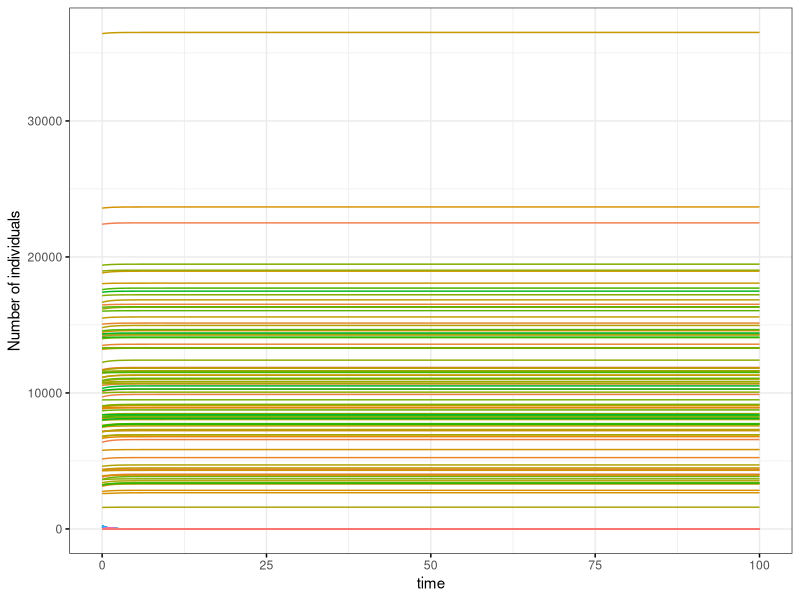
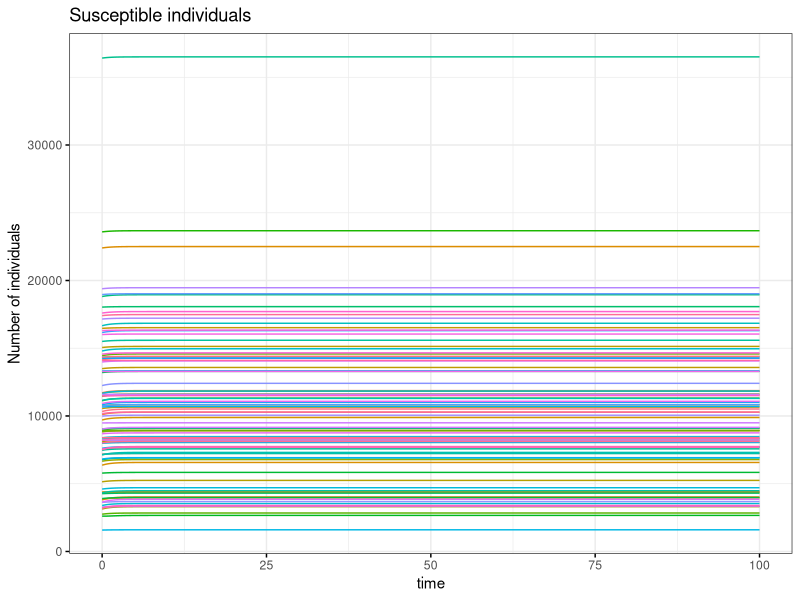
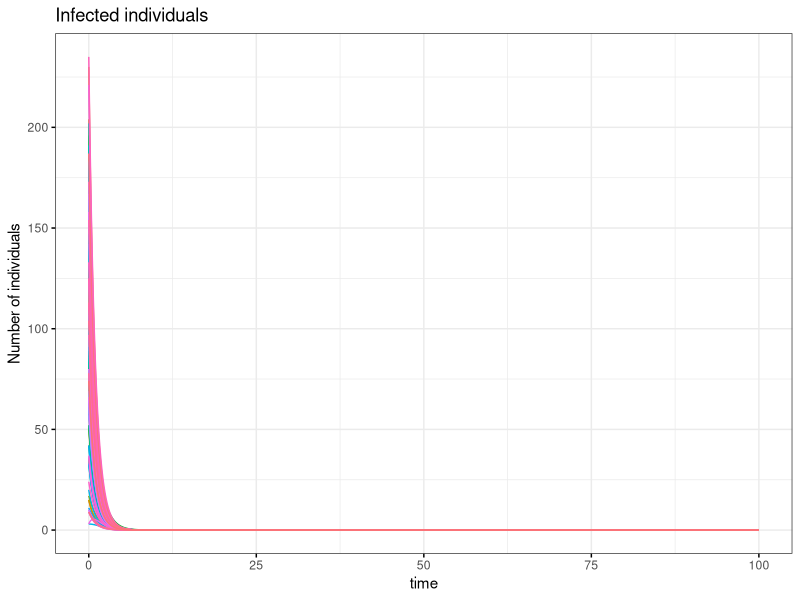
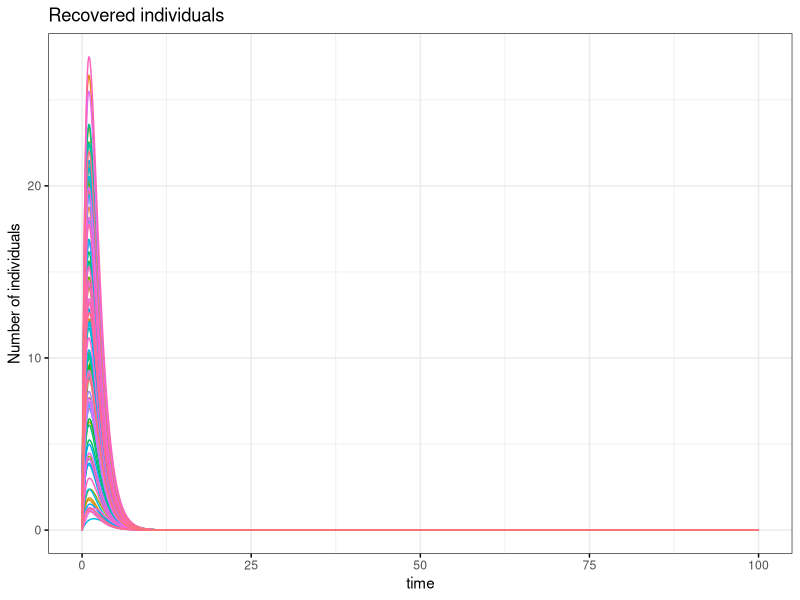
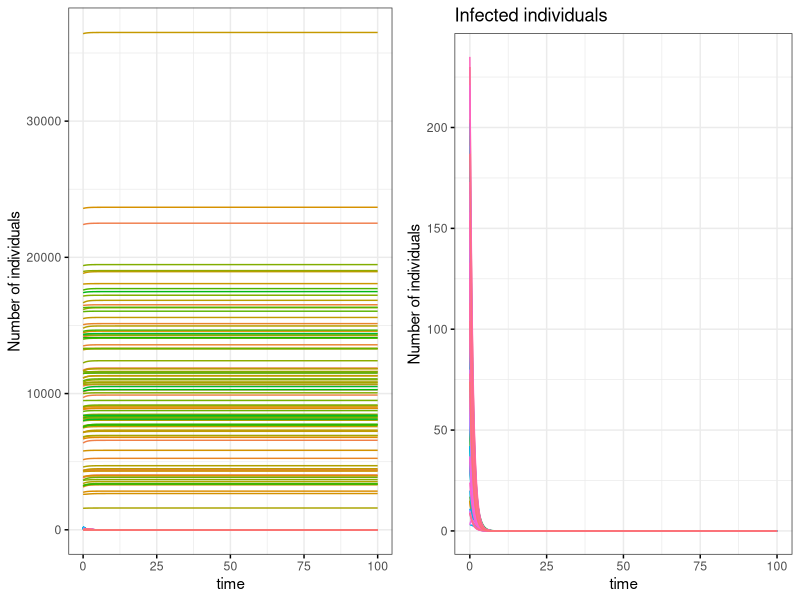
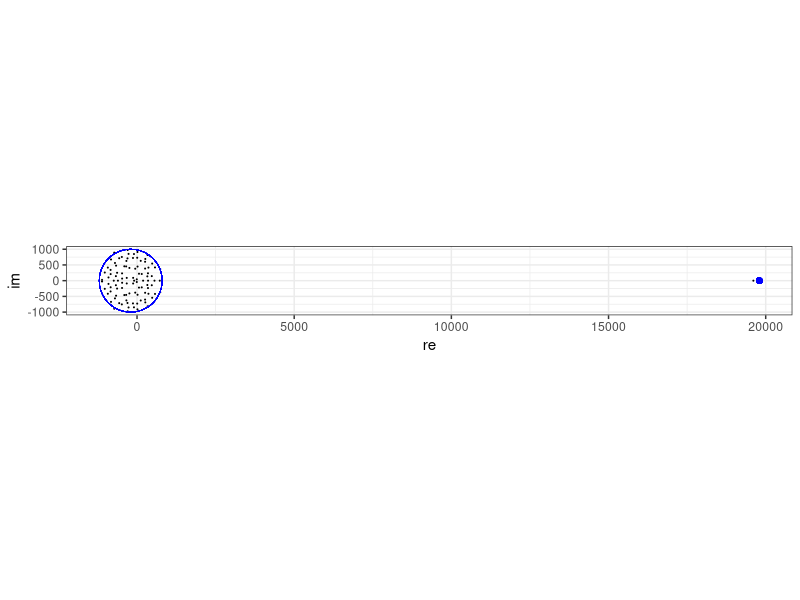
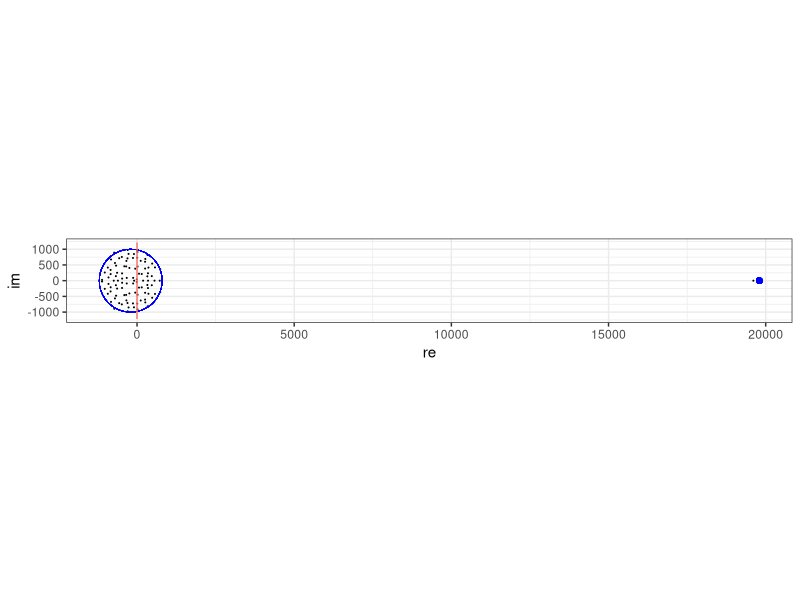
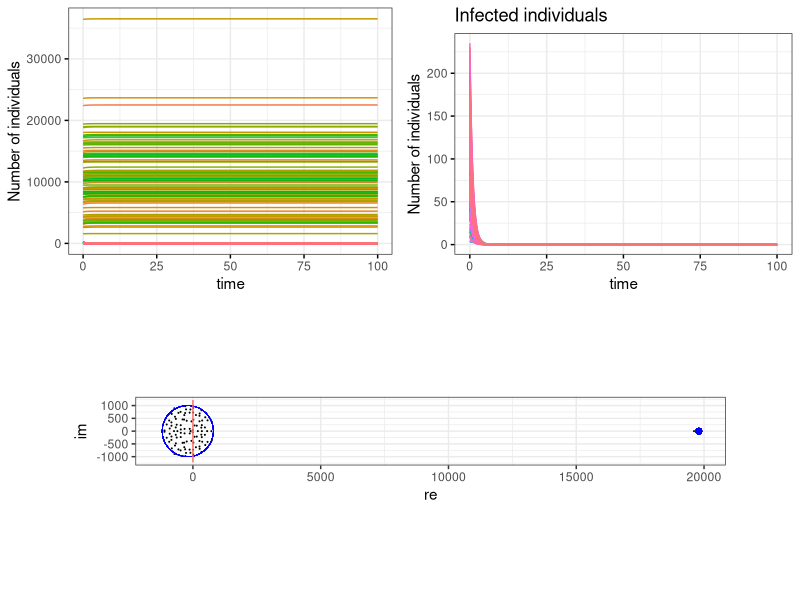

These charts were generated, in order, by the following R code:
rm(list = ls())
library("parallel")
library("tidyverse")
library("deSolve")
library("ggpubr")
library("ggsci")
library("ggforce")

# -------------------------PARAMETERS ---------------------------------
N = 100 # Number of patches
mu = 2 
sig = 3

# Random generation of parameters:
# del_N <- rgamma(N,shape = (mu/sig)^2,rate = mu/(sig^2)) # Birth rate
# bet <- rgamma(N,shape = (mu/sig)^2,rate = mu/(sig^2))   # Transmission rate
# d_vec <- rgamma(N,shape = (mu/sig)^2,rate = mu/(sig^2)) # Natural mortality rate
# thet <- rgamma(N,shape = (mu/sig)^2,rate = mu/(sig^2))  # Rate of loss of immunity 
# alp <- rgamma(N,shape = (mu/sig)^2,rate = mu/(sig^2)) # Rate of disease overcome
# delt <- rgamma(N,shape = (mu/sig)^2,rate = mu/(sig^2)) # Diseases related mortality rate

# CTE parameters:
del_N <- matrix(0.1, ncol = N, nrow = 1) # Birth rate
bet <- matrix(0.02, ncol = N, nrow = 1)  # Transmission rate
d_vec <- matrix(0.8, ncol = N, nrow = 1) # Natural mortality rate
thet <- matrix(0.1, ncol = N, nrow = 1) # Rate of loss of immunity
alp <- matrix(0.31, ncol = N, nrow = 1) # Rate of disease overcome
delt <- matrix(0, ncol = N, nrow = 1) # Diseases related mortality rate

print(paste0("gamma:", alp[1,1] + delt[1,1] + d_vec[1,1]))
#--------------------MOBILITY PARAMETERS --------------------------
# Migration matrix:
mu_m = 2
s_m = 5
# connect_mat <- matrix(rgamma(N^2,shape = (mu_m/s_m)^2,rate = mu_m/(s_m^2)), nrow = N)
connect_mat <- matrix(0, nrow = N, ncol = N) # No migration

#Commuting matrix:
mu_w = 0.02
s_w = 0.2
commut_mat <- matrix(rgamma(N^2,shape = (mu_w/s_w)^2,rate = mu_w/(s_w^2)), nrow = N)
# commut_mat <- matrix(0, nrow = N, ncol = N) # No commuting

# Constant population at each patch (ie. no mortality induced by the disease):
mu_w = 10000
s_w = 5000
# Initial populations:
init_pop <- matrix(rgamma(N,shape = (mu_w/s_w)^2,rate = mu_w/(s_w^2)), nrow = N)
delt <- matrix(0, ncol = N, nrow = 1) # Diseases related mortality rate
del_N <- c()
for(i in c(1:N)){
  del_N[i] <- sum(connect_mat[,i]) - (1/init_pop[i])*sum(connect_mat[i,]*init_pop) + d_vec[i]
}

# Create vector of parameters for ode function:
parameters <- list(
  dim = N,
  delta_N = del_N,
  beta_r = bet,
  d = d_vec,
  theta_r = thet,
  C = connect_mat,
  W = commut_mat,
  alpha_r = alp,
  delta_r = delt )

# ----------------------------MODELS ----------------------------------
#------------------------- 1D SIR model--------------------------------
SIR_1 <- function(t, state, parameters) {
  with(as.list(c(state, parameters)),{
    dS1 <- delta_N[1]*(S1+I1+R1) - beta_r[1]*(S1/(S1+I1+R1))*I1  -
       d[1]*S1 + theta_r[1]*R1
    dI1 <-beta_r[1]*(S1/(S1+I1+R1))*I1 -(alpha_r[1] + delta_r[1] + d[1])*I1
    dR1 <- alpha_r[1]*I1 - (theta_r[1] + d[1])*R1 
    list(c(dS1, dI1, dR1))
  }) 
}

times = seq(0, 1, 0.1)
# Toy model 2 patches:
population <- c(S1 = 100, I1 = 10, R1= 0)
z <- ode(population, times, SIR_1, parameters)

head(z)
#---------------------------------------------------------------------
# 2D: SIR model in two patches:
SIR_2 <- function(t, state, parameters) {
  with(as.list(c(state, parameters)),{
    
      # First patch: 
      # Susceptible individuals:
      q1 <- delta_N[1]*(S1+I1+R1)
      q2 <-  beta_r[1]*(S1/(S1+I1+R1))*I1
      q3 <-  d[1]*S1 
      q4 <- theta_r[1]*R1 
      q5 <- S1*sum(C[,1])
      q6 <- (S1*C[1,1] + S2*C[1,2])
      q7 <- (S1/(S1+I1+R1))*(beta_r[1]*W[1,1]*I1 + beta_r[2]*W[2,1]*I2)
        
      dS1 <- q1 - q2  - q3 +  q4 - q5  +  q6 - q7

      # Infected individuals:
      q1 <- beta_r[1]*(S1/(S1+I1+R1))*I1
      q2 <- (alpha_r[1] + delta_r[1] + d[1])*I1
      q3 <-  I1*(C[1,1]+C[2,1]) 
      q4 <- (I1*C[1,1] + I2*C[1,2])
      q5 <- (S1/(S1+I1+R1))*(beta_r[1]*W[1,1]*I1 + beta_r[2]*W[2,1]*I2)
    
      dI1 <- q1 - q2  - q3 + q4 + q5
      
      # Recovered individuals:
      q1 <- alpha_r[1]*I1
      q2 <- (theta_r[1] + d[1])*R1
      q3 <- R1*(C[1,1]+C[2,1])
      q4 <- (R1*C[1,1] + R2*C[1,2])
      dR1 <-  q1 - q2  - q3 + q4
        
      #---------------------------------------------------------------------#
      # Second patch:
      
      q1 <- delta_N[2]*(S2+I2+R2)
      q2 <- beta_r[2]*(S2/(S2+I2+R2))*I2 
      q3 <- d[2]*S2 
      q4 <- theta_r[2]*R2
      q5 <- S2*sum(C[,2]) 
      q6 <- (S1*C[2,1] + S2*C[2,2])
      q7 <- (S2/(S2+I2+R2))*(beta_r[1]*W[1,2]*I1 + beta_r[2]*W[2,2]*I2)
      dS2 <- q1 - q2 - q3 + q4 - q5 + q6 - q7
      
      # Infected individuals:
      q1 <- beta_r[2]*(S2/(S2+I2+R2))*I2 
      q2 <- (alpha_r[2] + delta_r[2] + d[2])*I2
      q3 <-  I2*(C[1,2]+C[2,2]) 
      q4 <-  (I1*C[2,1] + I2*C[2,2]) #sum(I2*C[2,])
      q5 <- (S2/(S2+I2+R2))*(beta_r[1]*W[1,2]*I1 + beta_r[2]*W[2,2]*I2)
      dI2 <- q1 - q2 - q3 + q4 + q5
    
      # Recovered individuals:
      q1 <- alpha_r[2]*I2 
      q2 <-  (theta_r[2] + d[2])*R2 
      q3 <-  R2*(C[1,2]+C[2,2])
      q4 <-  (R1*C[2,1] + R2*C[2,2])
      dR2 <-  q1- q2  - q3 + q4
       
    list(c(dS1, dS2, dI1, dI2, dR1, dR2))
  }) 
}

times = seq(0, 0.5, 0.1)
# Toy model 2 patches:
population <- c(S1 = 100, S2 = 100, I1 = 10, I2 = 10, R1= 0, R2 = 0 )
z <- ode(population, times, SIR_2, parameters)

head(z)
#--------------------ND: SIR metapopulation model-----------------------
SIR <- function(t, y, parameters) {
  with(as.list(c(y, parameters)),{
    dy <- c()
    dim1 <- dim + 1
    dim2 <- dim*2
    dim3 <- (dim*2)+1
    dim4 <- dim*3
    for(i in c(1:dim)){
      # Total population (N = S+I+R)
      N <- y[i] + y[i+dim] + y[i+dim2]
      
      # Susceptible individuals:
      q1 <- delta_N[i]*N
      q2 <- beta_r[i]*(y[i]/N)*y[i+dim]
      q3 <- d[i]*y[i]
      q4 <- theta_r[i]*y[i+dim2]
      q5 <- y[i]*sum(C[,i])
      q6 <- sum(y[1:dim]*C[i,]) 
      q7 <- (y[i]/N)*sum(beta_r*W[,i]*y[dim1:dim2])
      # dS/dt
      dy[i] <- q1 - q2 - q3 + q4 - q5 + q6 - q7
      
      # Infected individuals:
      q1 <- beta_r[i]*(y[i]/N)*y[i+dim]
      q2 <- (alpha_r[i] + delta_r[i] + d[i])*y[i+dim] 
      q3 <- y[dim+i]*sum(C[,i]) 
      q4 <- sum(y[dim1:dim2]*C[i,])
      q5 <- (y[i]/N)*sum(beta_r*W[,i]*y[dim1:dim2])
      # dI/dt
      dy[i+dim] <- q1 - q2 - q3 + q4 + q5
      
      # Recovered individuals:
      q1 <- alpha_r[i]*y[i+dim] 
      q2 <- (theta_r[i] + d[i])*y[i+2*dim] 
      q3 <- y[i+2*dim]*sum(C[,i])
      q4 <- sum(y[dim3:dim4]*C[i,])
      # dR/dt
      dy[i+dim2] <- q1 - q2 - q3 + q4
        
    }
    list(dy)
  }) 
}

end_time <- 100
times = seq(0,end_time, 0.1)

# Vector of initial values:
population <- c(matrix(0,ncol=3*N,nrow =1 ))

# Susceptible initial values:
init_sus <- 100000
init_inf <- 2
population[1:N] <- 100000
population[(N+1):(2*N)] <- ceiling(abs(rnorm(N,100,60)))

# If we assume constat population at each patch:
population[1:N] <- init_pop - population[(N+1):(2*N)]
population[(N+1):(2*N)] <- ceiling(abs(rnorm(N,100,60)))


# Run integration:
z <- ode(population, times, SIR, parameters)

head(z)

# Change labels:
for(i in c(1:N)){
  colnames(z)[i+1] <-  paste0("S",i)
  colnames(z)[N+i+1] <-  paste0("I",i)
  colnames(z)[2*N+i+1] <-  paste0("R",i)
}

z <- as.data.frame(z)
# z  <- z   %>% filter( z$time < 1) 
df_plot <- reshape2::melt(z, id.vars = c("time"))

ggplot2::theme_set(ggplot2::theme_bw() %+replace% 
                    ggplot2::theme(axis.ticks =
                    element_line(color = 'black'),
                    # axis.title = element_text(color = 'black', size = 15),
                    # axis.text = element_text(color = 'black', size = 15),
                    # legend.text = element_text(color = 'black', size = 15),
                    # legend.title = element_text(color = 'black', size = 16),
                    # plot.title = element_text(color = 'black', size = 18, face = 'bold'),
                    # strip.text = element_text(color = 'black', size = 15),
                    legend.position = "none"
                    ))

head(df_plot)
# Plot number of individuals at each time.
plot_tot  <- ggplot(df_plot,aes(time, value)) + 
  geom_line(aes( colour = variable))  +
  ylab("Number of individuals") 

plot_tot

# Filter Susceptibles:
df_sus <- df_plot  %>% filter( substr(df_plot$variable,1,1) == "S")
plot_sus  <- ggplot(df_sus,aes(time, value)) + 
  geom_line(aes( colour = variable))  +
  ylab("Number of individuals")  + 
  ggtitle("Susceptible individuals")
plot_sus

# Filter Infected:
df_inf <- df_plot  %>% filter( substr(df_plot$variable,1,1) == "I")
plot_inf  <- ggplot(df_inf,aes(time, value)) + 
  geom_line(aes( colour = variable))  +
  ylab("Number of individuals") +
  ggtitle("Infected individuals")

plot_inf

# Filter Recovered:
df_rec <- df_plot  %>% filter( substr(df_plot$variable,1,1) == "R")
plot_rec  <- ggplot(df_rec,aes(time, value)) + 
  geom_line(aes( colour = variable))  +
  ylab("Number of individuals") +
  ggtitle("Recovered individuals")

plot_rec

ggarrange(plot_tot,plot_inf)

#---------------EIGENVALUE DISTRIBUTION------------------

# Function which plot the eigenvalues:
eigen_mat <- function(mat){
  eigen_m <- as.complex(eigen(mat, only.values = TRUE)$values)
  df <- data.frame(re = Re(eigen_m), im = Im(eigen_m))
  return(df)
}

# Create a random matrix
rand_mat <- function(N,mu,sig,distrib){
  muln <- log(mu^2/sqrt(mu^2 + sig^2))
  sdln <- sqrt(log(1+sig^2/mu^2))
  rmatrix <- dplyr::case_when(
    distrib == "gamma" ~ matrix(rgamma(N^2,shape = (mu/sig)^2,rate = mu/(sig^2)), nrow = N),
    distrib == "lognormal" ~ matrix(rlnorm(N^2,meanlog = muln,sdlog = sdln), nrow = N),
    TRUE ~ matrix(rep(0, N^2), nrow = N)
  )
  rmatrix <- matrix(rmatrix, nrow = N)
  #return(rmatrix)
}

# Parameters:
muw = mu_w          # Bivariate mean
sw = s_w            # Bivariate variance
beta_ct = bet[1,1]  # gamma
gamma_ct = alp[1,1] + delt[1,1] + d_vec[1,1]        # beta

# Generate de Jacobian:
betas <- matrix(rep(0,N^2), nrow = N)
diag(betas) <- rep(beta_ct,N)
BIGT <- rand_mat(N, muw, sw, distrib = "gamma")
diag(BIGT) <- rep(1,N)
BIGT <- BIGT%*%betas
BIGS <- matrix(rep(0,N^2), nrow = N)
diag(BIGS) <- rep(-gamma_ct, N)
jacobian <- BIGT+BIGS

# Compute the eigenvalues:
eig <- eigen_mat(jacobian)

# Compute the center and radius for the circular law:
center = beta_ct*(1-muw)-gamma_ct
radius = beta_ct*sw*sqrt(N)
outlier <- beta_ct*(mu_w*(N-1)+1)-gamma_ct

# Generate plots:
plot_eig <- ggplot(eig) + geom_point(aes(re,im), size = 0.05) 

plot_eig <- plot_eig + 
  geom_circle(aes(x0 = center,
                  y0 = 0,
                  r = radius), colour = "blue",
              show.legend = NA,size = 0.2) +
  geom_point(aes(outlier,0), colour =  "blue",
             show.legend = NA) +
  coord_fixed() +
  theme_bw() 

plot_eig

# Plot with the segment defining x = 0:
max_im <- max(eig$im) + max(eig$im)/4
df <- data.frame(x1 = 0, x2 = 0, y1 =-max_im, y2 = max_im)
plot_eig <- plot_eig +
  geom_segment(aes(x = 0, y = -max_im, xend = 0, yend = max_im,
                   colour = "segment"), data = df) +
  theme(legend.position = "none")

plot_eig

top_row = ggarrange(plot_tot, plot_inf, ncol = 2)
bottom_row = ggarrange(NULL, plot_eig, NULL, ncol = 3, widths = c(1,10,1), heights = 2)
final_plot = ggarrange(top_row, bottom_row, ncol = 1)
final_plot
